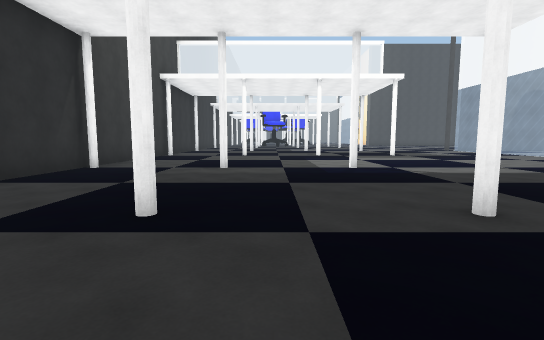
view 1 (above)

23 first-person views from a walk through a scene from a Unity 3-D project. The camera is 1.4 m above the floor, tilts 6° down and sees 85° across. The floor is counted in squares, 2 m on a side. Each view is taken from the middle of a square. On the plan, view 1 faces up. The plan holds only what a view shows up to about 10 squares ahead; the rest is blank. The place goes on beyond the plan. Some animated figures are not drawn.

view 2
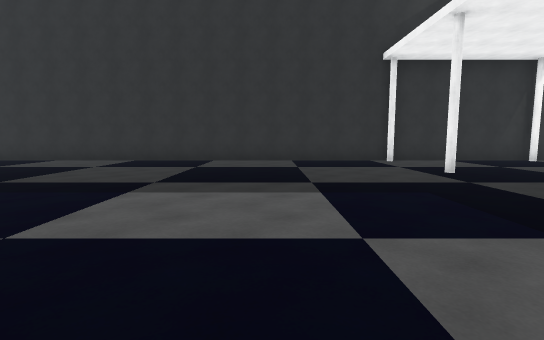

view 3
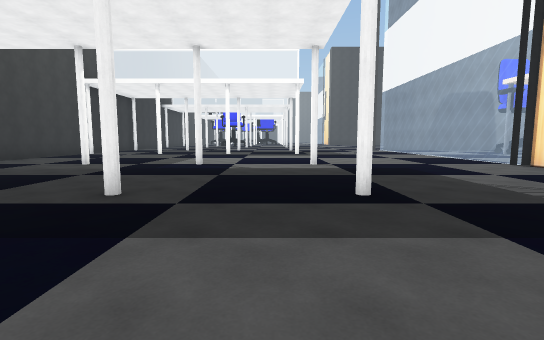

view 4
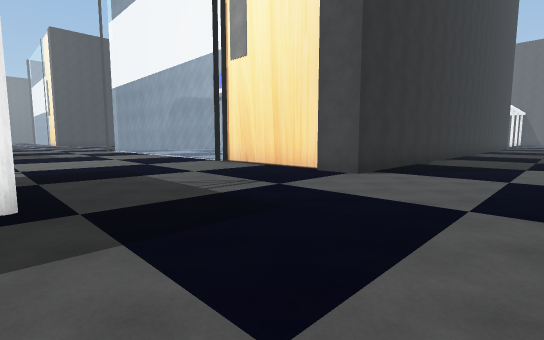

view 5
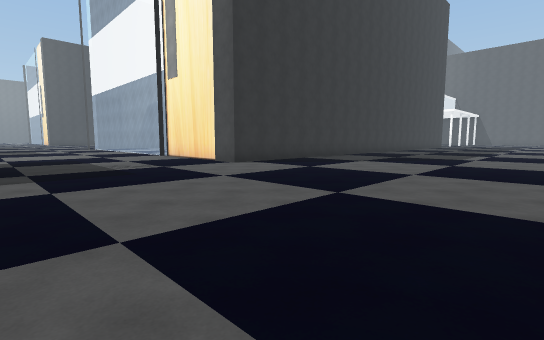

view 6
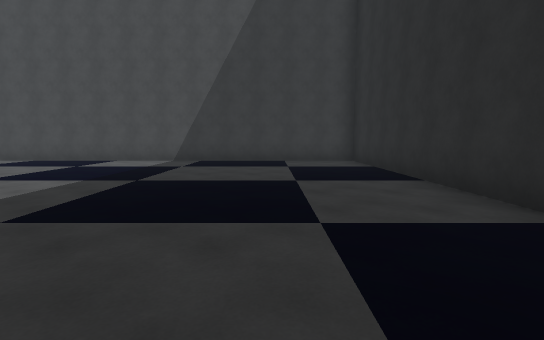

view 7
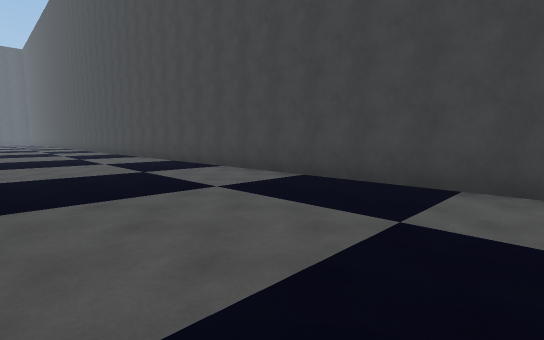

view 8
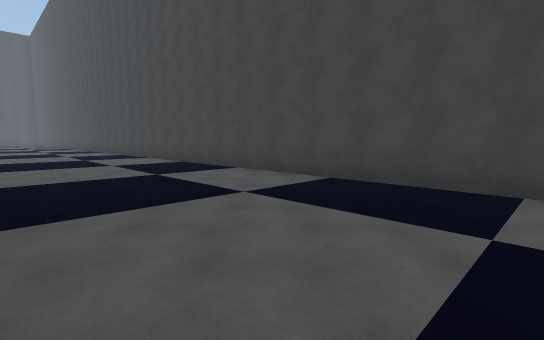

view 9
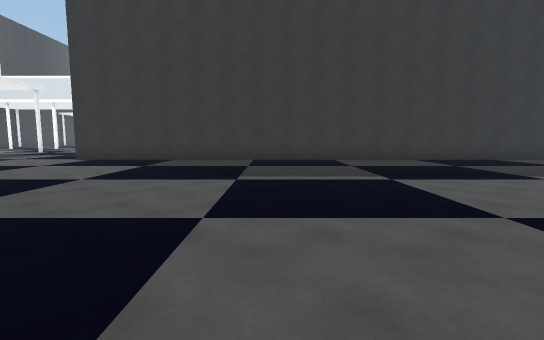

view 10
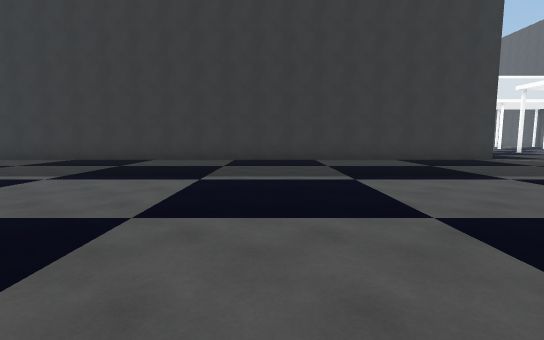

view 11
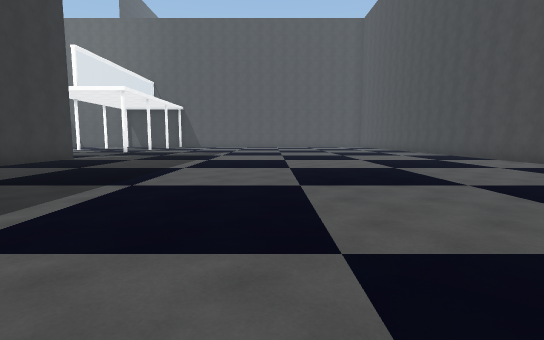

view 12
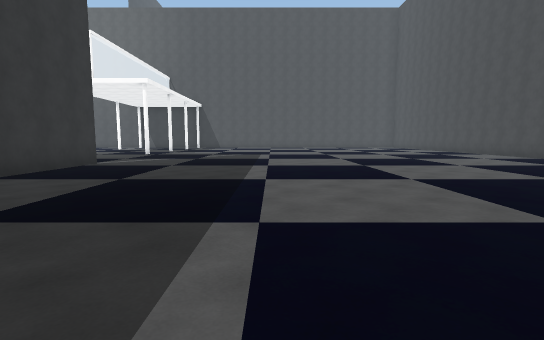

view 13
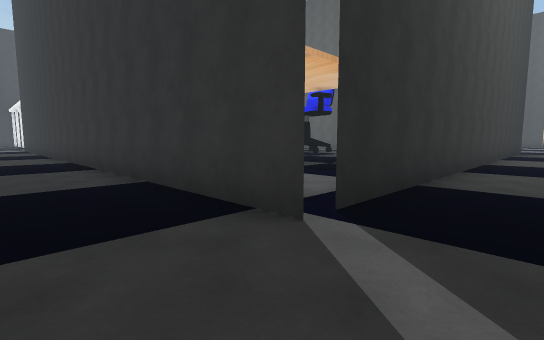

view 14
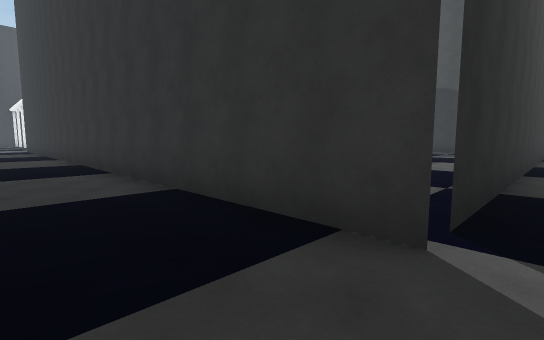

view 15
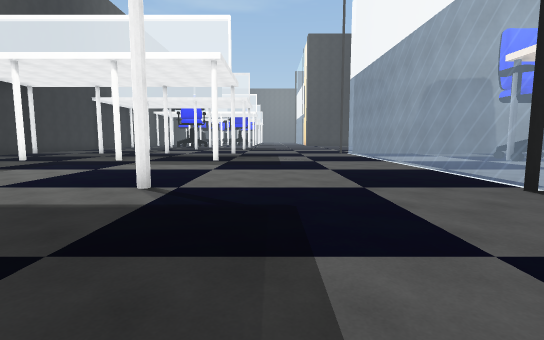

view 16
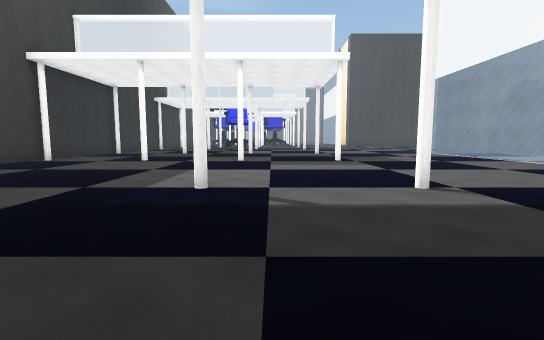

view 17
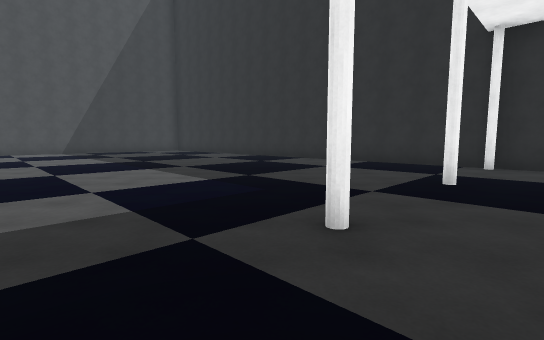

view 18
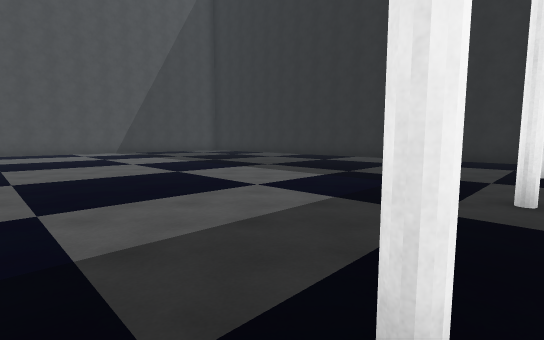

view 19
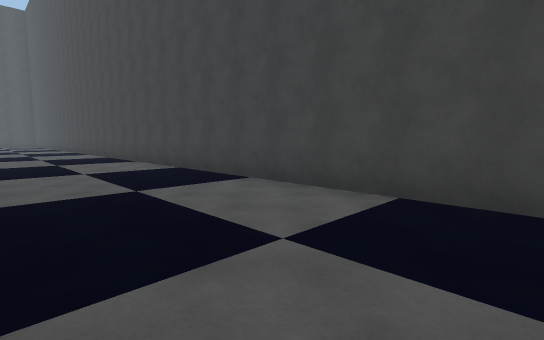

view 20
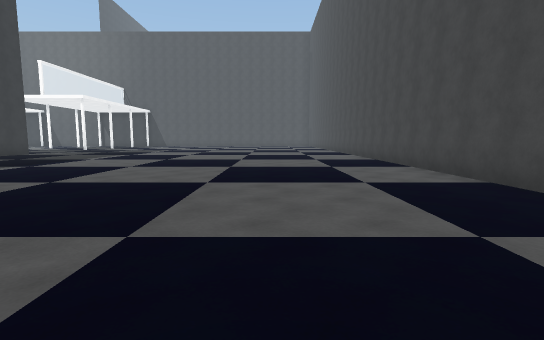

view 21
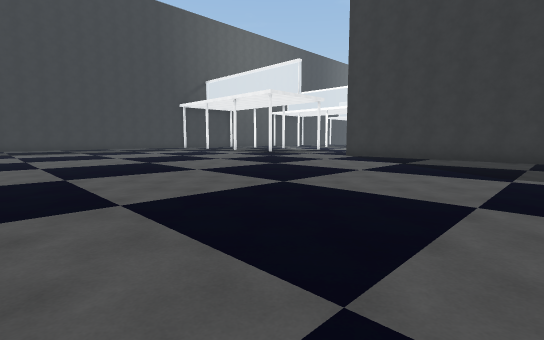

view 22
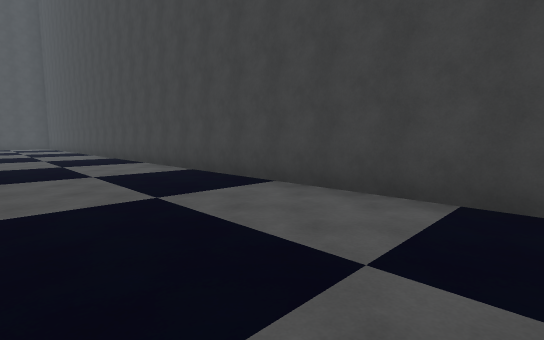

view 23
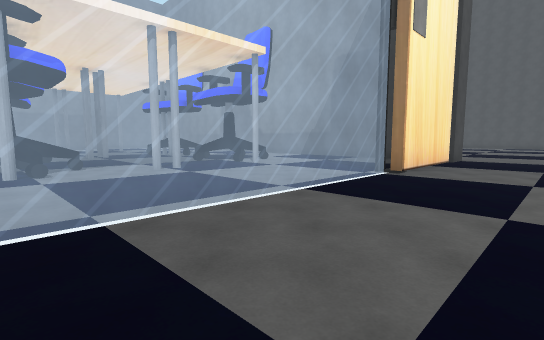

### Floor plan
Key: @ floor where view 1 was taken; # wall or solid block; . floor; = window, fence, low wall or low ledge.
Columns run from 5 left of view 1 to 32 right of it. Each row starts with its distance up from view 1.
 13 ##..............=   ##             #.
 12 #...............=...#####          #.
 11 #...............=........          #.
 10 #...............=...#....        ..#..
  9 #...............=.......         ..#..
  8 #...............=......           .#..
  7 #...#..#..#.....=...##            .#..
  6 #...............#....           ...#..
  5 #...............#...             ..#..
  4 #...............#..               .#..
  3 #...#..#..#.....#                 .#
  2 #...............####################..
  1 #.....................................
  0 #....@................................
 -1 #.....................................
 -2 #.....................................
 -3 #.....................................
 -4 #.....................................
 -5 #.....................................
 -6 #.....................................
 -7 #.....................................
 -8 #.....................................
 -9 #.....................................
-10 #.....................................
-11 #.....................................
-12 #.....................................
-13 ######################################

Positions as (right, up) in squares from view 1, and headings:
1: (0, 0), facing up
2: (5, -1), facing left
3: (4, -1), facing up
4: (5, -1), facing up-right
5: (5, -5), facing up-right
6: (-2, -3), facing down
7: (2, -8), facing down-right
8: (8, -8), facing down-right
9: (17, -8), facing up
10: (23, -8), facing up
11: (20, -5), facing right
12: (22, -3), facing right
13: (32, 0), facing up-left
14: (31, 0), facing up-left
15: (7, 3), facing up
16: (3, 3), facing up
17: (4, 4), facing down-left
18: (6, 3), facing down-left
19: (15, -9), facing down-right
20: (17, -9), facing right
21: (17, -9), facing up-left
22: (21, -9), facing down-right
23: (8, 13), facing down-right
